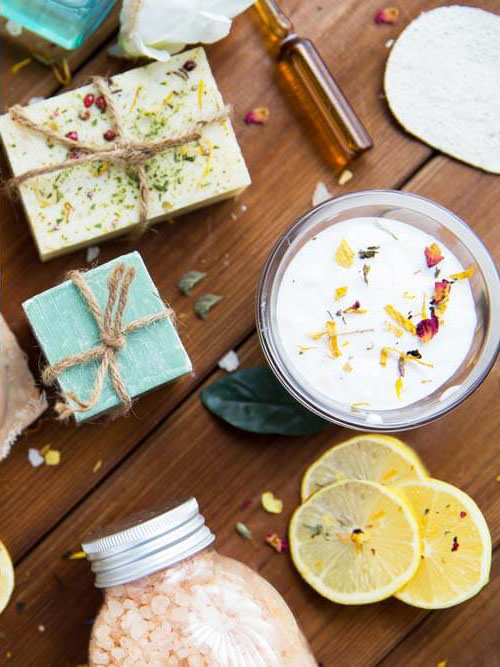
#> input picture left.jpg, 500 x 667 px
$ jupyter execute Image_Processing_Technique.ipynb
#> lines starting #> are read from the running program, lines starting #| are printed output that depends on the picture; after the words box and inside, x2 and y2 are one past the last pixel; in counts of white or black regions, pixels touching at a corner belong together
# **DIFFERENCE BETWEEN TWO IMAGES**

Name: Harshul Patawari

# Aim:
To find out differnce between two images using SSIM and fill the images with the part missing.

# Analysis Of The Code:

1. Importing all necessary libraries like numpy, matplotlib,sklearn etc.
2. Loading the images and converting them to grayscale
3. Compute SSIM (Structural Similairty Index) using the in-built functions.
4. The diff image contains the actual image differences between the two images and is represented as a floating point data type in the range [0,1] so we must convert the array to 8-bit unsigned integers in the range [0,255] before we can use them.
5. Threshold the difference image, followed by finding contours to obtain the regions of the two input images that differ.
6. Plot the images showing the difference.

# Code:

[cell 1]
from skimage.metrics import structural_similarity
import cv2
import numpy as np
import matplotlib.pyplot as plt
from skimage import io

[cell 2]
# Load images
before = io.imread('left.jpg')
#> before is the input picture: shape (667, 500, 3); mean R, G, B 163.2, 143.7, 120.2
after = io.imread('right.jpg')
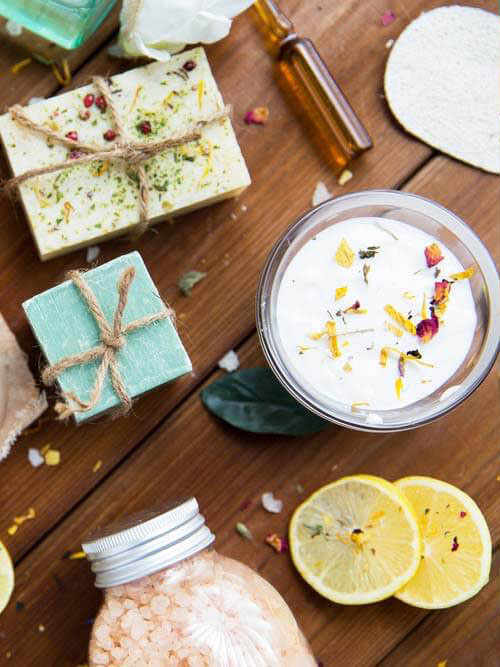
#> input picture right.jpg, 500 x 667 px
#> after is the input picture: shape (667, 500, 3); mean R, G, B 162, 142.1, 118.8
plt.figure(figsize=(10,10))
plt.subplot(121)
plt.imshow(before)
plt.subplot(122)
plt.imshow(after)
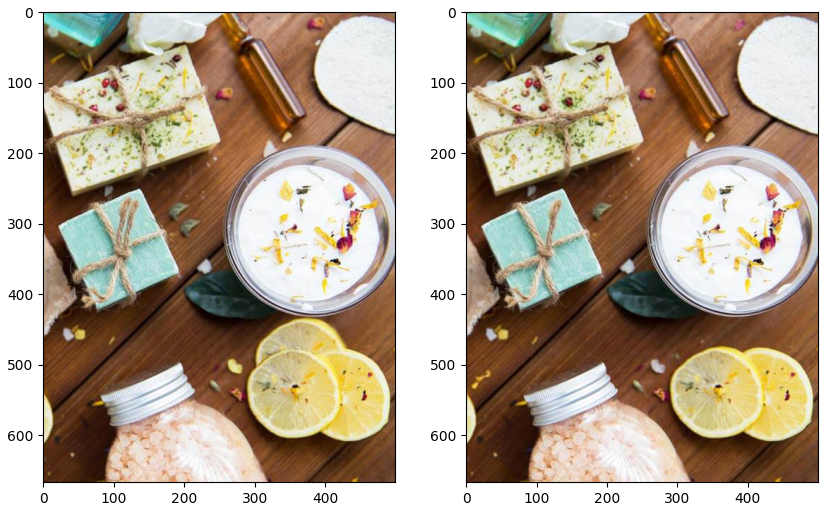
#> figure drawn by matplotlib, 2 panels

[cell 3]
before_gray = cv2.cvtColor(before, cv2.COLOR_BGR2GRAY)
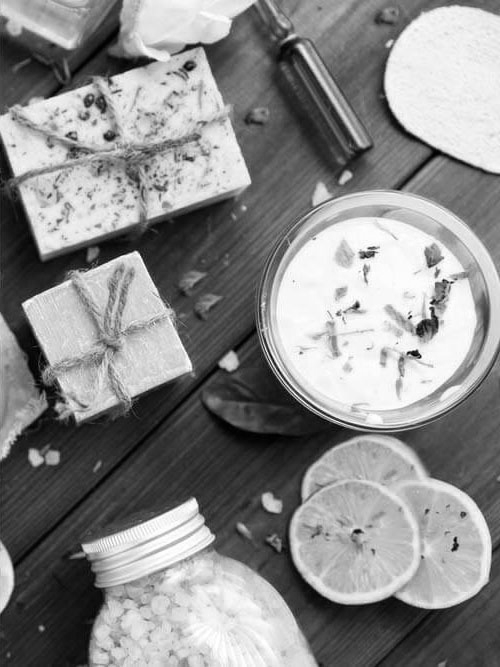
#> before_gray: shape (667, 500); min 0, max 255, mean 138.9
after_gray = cv2.cvtColor(after, cv2.COLOR_BGR2GRAY)

(score, diff) = structural_similarity(before_gray, after_gray, full=True)
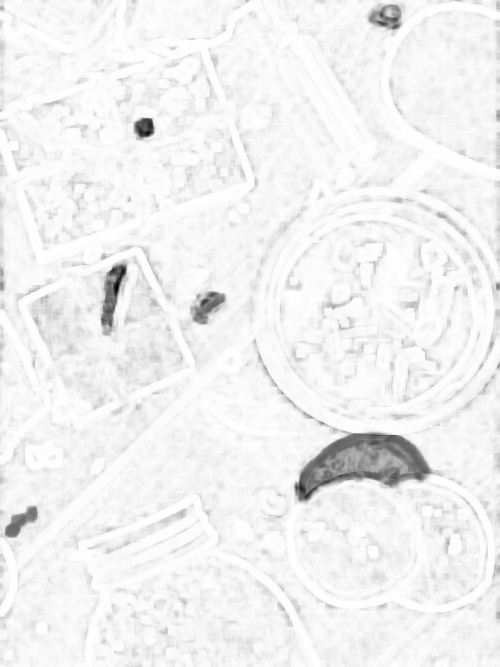
#> diff: shape (667, 500) float64; min -0.654, max 1, mean 0.914; drawn with min black and max white
#> score = 0.915
print("Image Similarity: {:.4f}%".format(score * 100))
#| Image Similarity: 91.5133%

[cell 4]
diff = (diff * 255).astype("uint8")
diff_box = cv2.merge([diff, diff, diff])

thresh = cv2.threshold(diff, 0, 255, cv2.THRESH_BINARY_INV | cv2.THRESH_OTSU)[1]
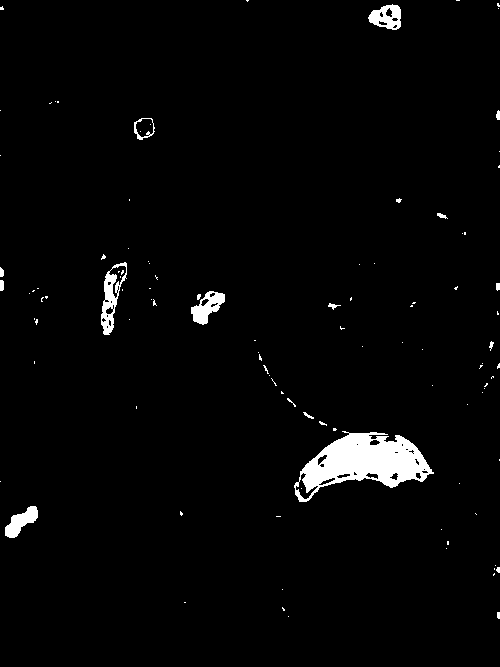
#> thresh: shape (667, 500); 2.4% white; 104 white regions (88 under 20 px)
contours = cv2.findContours(thresh, cv2.RETR_EXTERNAL, cv2.CHAIN_APPROX_SIMPLE)
#> contours = 98 contours, 87 with area under 20; largest, box (x1, y1, x2, y2) and area: (294, 431, 434, 502) 5183, (101, 262, 127, 335) 935, (191, 291, 225, 325) 590, (368, 4, 401, 30) 578, (5, 506, 38, 538) 478
contours = contours[0] if len(contours) == 2 else contours[1]

mask = np.zeros(before.shape, dtype='uint8')
filled_after = after.copy()

for c in contours:
    area = cv2.contourArea(c)
    if area > 40:
        x,y,w,h = cv2.boundingRect(c)
        cv2.rectangle(before, (x, y), (x + w, y + h), (36,255,12), 2)
        cv2.rectangle(after, (x, y), (x + w, y + h), (36,255,12), 2)
        cv2.rectangle(diff_box, (x, y), (x + w, y + h), (36,255,12), 2)
        cv2.drawContours(mask, [c], 0, (255,255,255), -1)
        cv2.drawContours(filled_after, [c], 0, (0,255,0), -1)
#> this loop made 98 passes
#> (area, x, y, w, h) on passes 16, 20, 62, 75, 87, 95: (478.5, 5, 506, 33, 32), (5183, 294, 431, 140, 71), (590.5, 191, 291, 34, 34), (935, 101, 262, 26, 73), (329, 134, 118, 21, 22), (578, 368, 4, 33, 26)
#> area on pass 53: 22
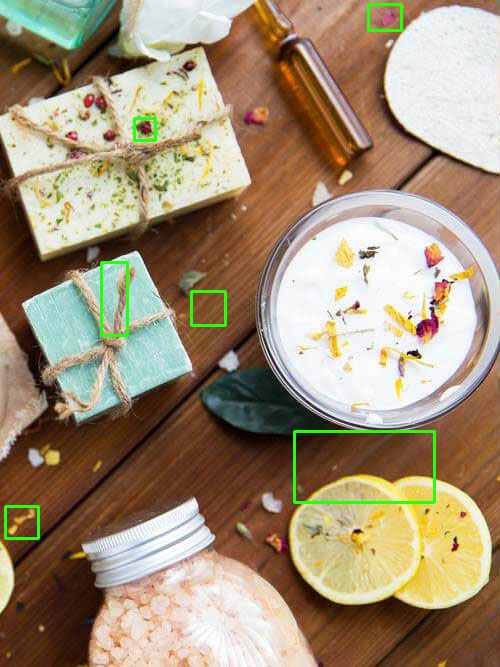
#> after: shape (667, 500, 3); 0.97% of pixels changed, all inside (x1, y1, x2, y2) = (4, 3, 436, 540)
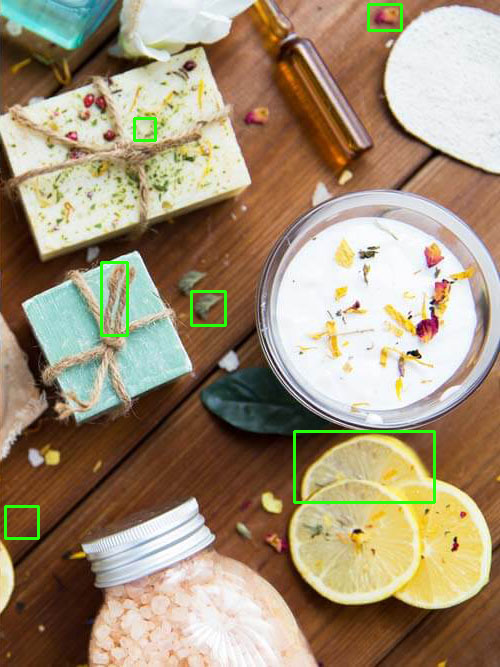
#> before: shape (667, 500, 3); 0.97% of pixels changed, all inside (x1, y1, x2, y2) = (4, 3, 436, 540)
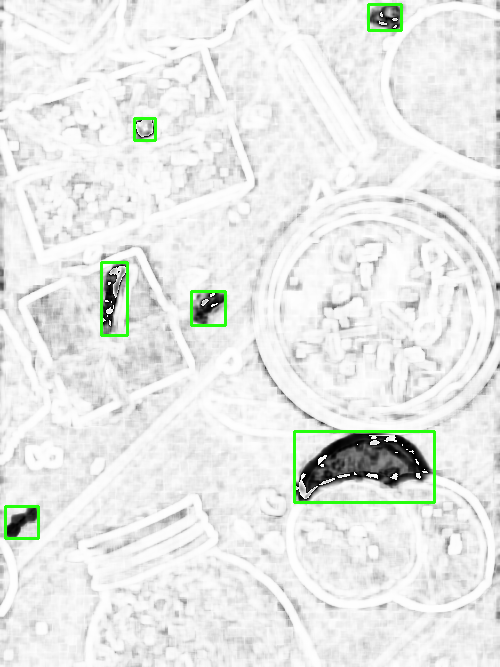
#> diff_box: shape (667, 500, 3); mean of channels 0, 1, 2 231.8, 233.9, 231.6; drawn as R, G, B
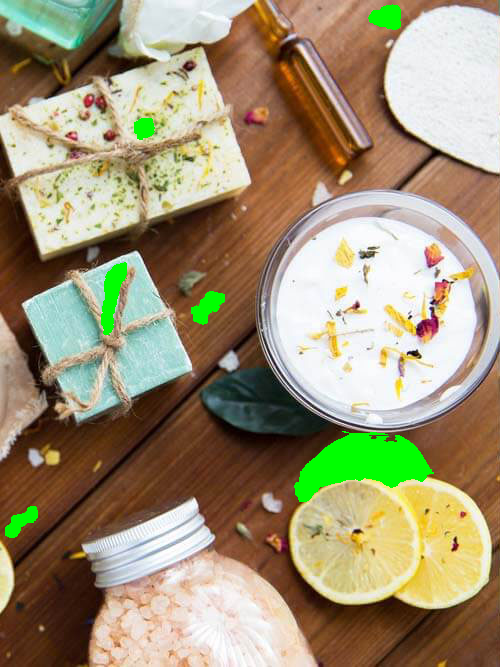
#> filled_after: shape (667, 500, 3); 2.57% of pixels changed, all inside (x1, y1, x2, y2) = (5, 4, 434, 538)
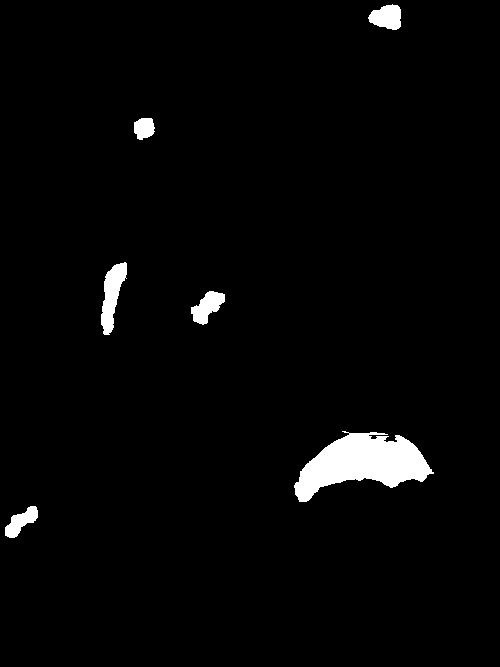
#> mask: shape (667, 500, 3); 2.6% white; 6 white regions, box (x1, y1, x2, y2) and area: (294, 431, 434, 502) 5383, (101, 262, 127, 335) 1017, (191, 291, 225, 325) 643, (368, 4, 401, 30) 623, (5, 506, 38, 538) 527, (134, 118, 155, 140) 363

plt.figure(figsize=(15,15))
plt.subplot(321)
plt.imshow(before)
plt.title('1st Image with differences')
plt.subplot(322)
plt.imshow(after)
plt.title('2nd Image with difference')
plt.subplot(323)
plt.imshow(diff)
plt.title('All the differences highlighted')
plt.subplot(324)
plt.imshow(diff_box)
plt.title('Differences found converted to grayscale')
plt.subplot(325)
plt.imshow(mask)
plt.title('Thresholded Image')
plt.subplot(326)
plt.imshow(filled_after)
plt.title('All the missing parts highlighted in 2nd Image')
